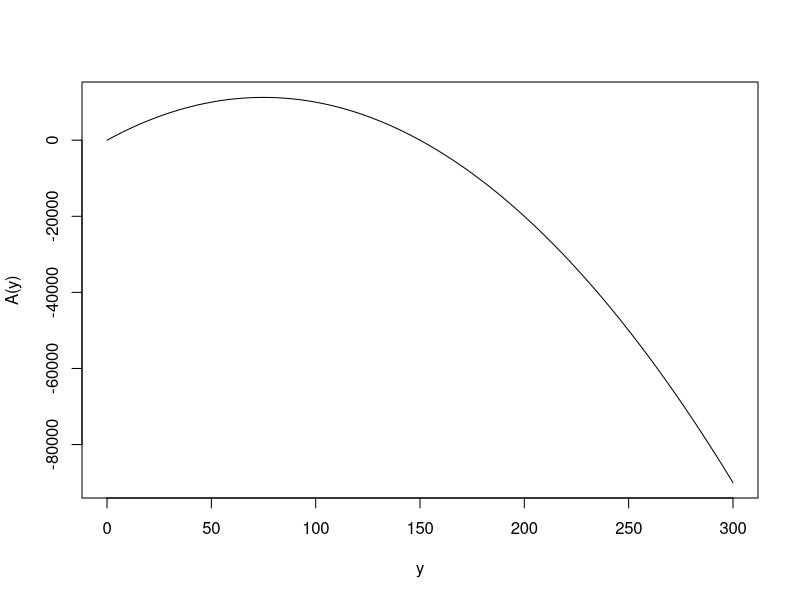
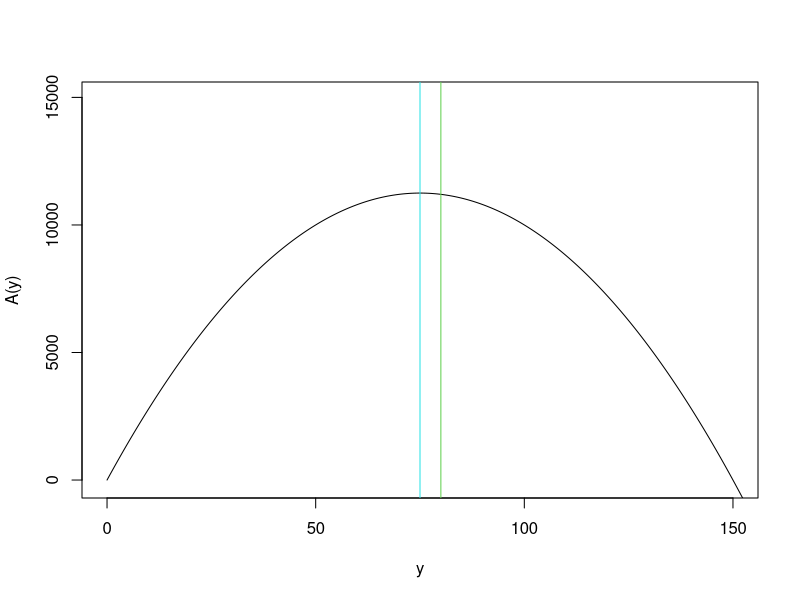

Write R code to recreate these figures, in order.
A <- function(y){300*y - 2*y^2}

y <- seq(0,300,0.1)
plot(y,A(y),type='l')
plot(y,A(y),type='l',xlim=c(0,150),ylim=c(-100,15000))
abline(v=80,col=3)
abline(v=75,col=5)
A(80)
A(75)